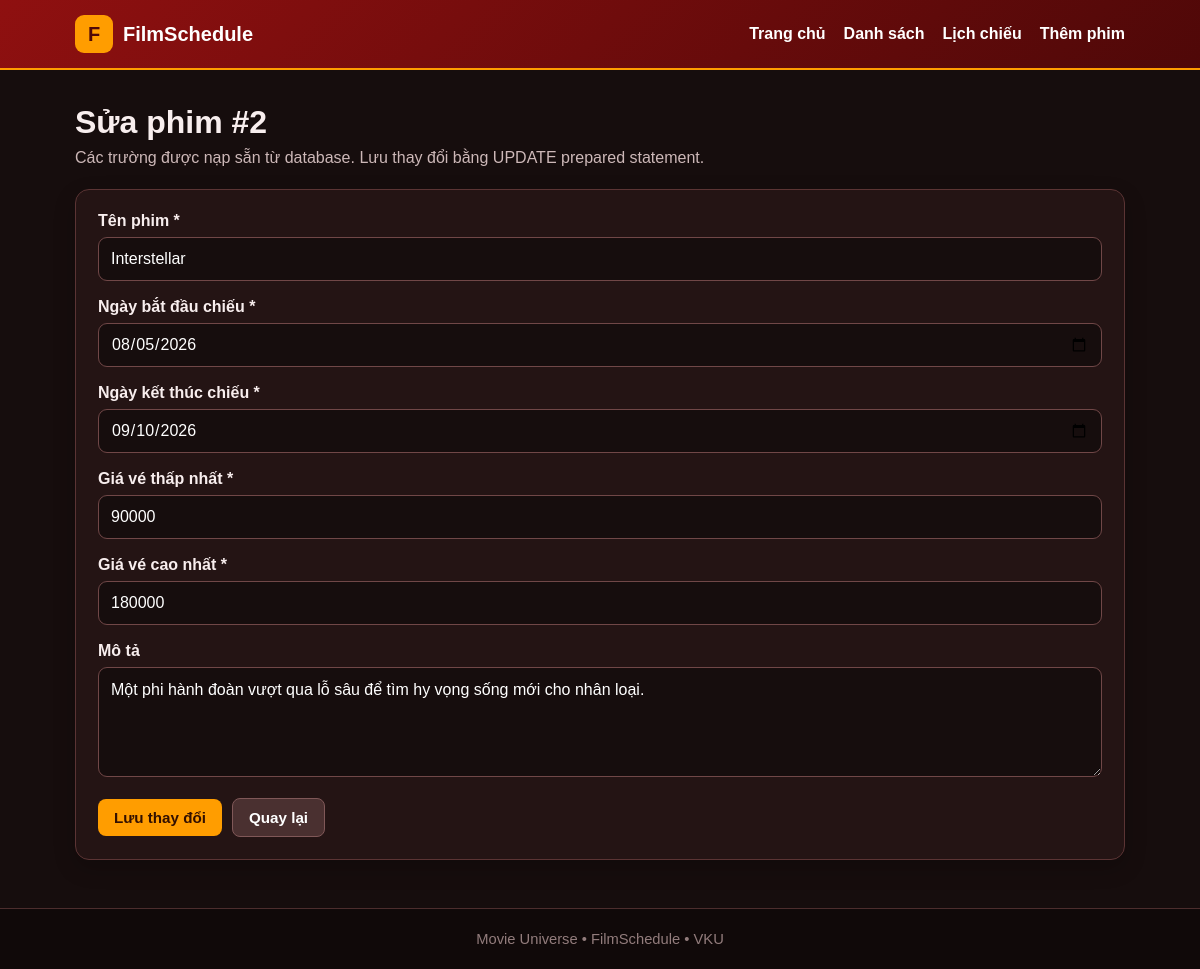
/edit-film.php?id=2, run on the app's committed database.
### tables this page shows
CREATE TABLE IF NOT EXISTS films (
 id INT UNSIGNED AUTO_INCREMENT PRIMARY KEY,
 name VARCHAR(200) NOT NULL,
 start_date DATE NOT NULL,
 end_date DATE NOT NULL,
 tickets INT UNSIGNED NOT NULL DEFAULT 0,
 min_price INT UNSIGNED NOT NULL,
 max_price INT UNSIGNED NOT NULL,
 poster VARCHAR(255) NOT NULL DEFAULT 'assets/posters/dune.jpg',
 summary TEXT NULL
);

### includes/functions.php (called while the page is built, shortened)
<?php
function e(string $value): string
{
    return htmlspecialchars($value, ENT_QUOTES, 'UTF-8');
}
?>

### edit-film.php (the view, shortened to what this page needs)
<?php
require_once __DIR__ . '/includes/functions.php';
require_once __DIR__ . '/config/database.php';
$id = (int)($_GET['id'] ?? $_POST['id'] ?? 0);
$stmt = $pdo->prepare('SELECT * FROM films WHERE id = :id');
$stmt->execute(['id' => $id]);
$film = $stmt->fetch();
$name = $film['name']; $start = $film['start_date']; $end = $film['end_date'];
$minPrice = (string)$film['min_price']; $maxPrice = (string)$film['max_price'];
$description = $film['summary'] ?? ''; $errors = [];
require __DIR__ . '/includes/header.php';
?>
<main class="main-container"><h1 class="page-heading">Sửa phim #<?= $id ?></h1>
<p class="page-subtitle">Các trường được nạp sẵn từ database. Lưu thay đổi bằng UPDATE prepared statement.</p>
<section class="form-card"><form method="POST" action="edit-film.php?id=<?= $id ?>">
<div class="form-group"><label for="name">Tên phim *</label><input class="form-control" id="name" name="name" value="<?= e($name) ?>" required></div>
<div class="form-group"><label for="start">Ngày bắt đầu chiếu *</label><input class="form-control" type="date" id="start" name="start" value="<?= e($start) ?>" required></div>
<div class="form-group"><label for="end">Ngày kết thúc chiếu *</label><input class="form-control" type="date" id="end" name="end" value="<?= e($end) ?>" required></div>
<div class="form-group"><label for="min_price">Giá vé thấp nhất *</label><input class="form-control" type="number" min="1" id="min_price" name="min_price" value="<?= e($minPrice) ?>" required></div>
<div class="form-group"><label for="max_price">Giá vé cao nhất *</label><input class="form-control" type="number" min="1" id="max_price" name="max_price" value="<?= e($maxPrice) ?>" required></div>
<div class="form-group"><label for="description">Mô tả</label><textarea class="form-control" id="description" name="description"><?= e($description) ?></textarea></div>
<div class="form-actions"><button class="btn" type="submit">Lưu thay đổi</button> <a class="btn btn-secondary" href="products.php">Quay lại</a></div>
</form></section></main>
<?php require __DIR__ . '/includes/footer.php'; ?>

### assets/css/style.css (style rules this page uses)
:root { --primary: #8f1010; --primary-dark: #4f0808; --accent: #ff9d00; --text: #241313; --muted: #7d6666; --border: #e5c9bd; --bg: #160d0d; --card: #241414; --success: #35c878; --danger: #ff5d5d }
*, *::before, *::after { box-sizing: border-box; }
body { margin: 0; font-family: Arial, Helvetica, sans-serif; color: #f8eeee; background: var(--bg) }
a { color: inherit }
.header-inner, .main-container, .footer-inner { width: min(1050px, calc(100% - 32px)); margin: 0 auto }
.main-container { padding: 34px 0 48px }
.page-heading { margin: 0 0 8px; font-size: 2rem }
.page-subtitle { margin: 0 0 22px; color: #cdb8b8 }
.form-control { width: 100%; min-height: 44px; padding: 10px 12px; border: 1px solid #704747; border-radius: 9px; font: inherit; background: #160d0d; color: #fff; font-size: 1rem }
button, input, select, textarea { font-family: Arial, Helvetica, sans-serif; }
.btn { display: inline-flex; align-items: center; justify-content: center; padding: 8px 16px; border: 0; border-radius: 8px; background: var(--accent); color: #321000; font-family: inherit; font-size: 0.95rem; font-weight: 700; line-height: 1.4; text-decoration: none; cursor: pointer; vertical-align: middle; }
.btn-secondary { background: #4a3030; color: #fff; border: 1px solid #805858; text-decoration: none }
.page-actions, .form-actions { display: flex; align-items: center; gap: 10px; flex-wrap: wrap; margin-top: 16px }
.form-card, .info-card { padding: 22px; border: 1px solid #5b3434; border-radius: 14px; background: var(--card); box-shadow: 0 8px 22px rgba(0, 0, 0, .2) }
.form-group { margin-bottom: 17px }
.form-group label { display: block; margin-bottom: 7px; font-weight: 700; color: #f8eeee }
.form-group textarea.form-control { min-height: 110px; resize: vertical; line-height: 1.5 }
html { scroll-behavior: smooth; }

### data on the page
films: name "Interstellar", start "08/05/2026", end "09/10/2026", min_price "90000", max_price "180000", description "Một phi hành đoàn vượt qua lỗ sâu để tìm hy vọng sống mới cho nhân loại."

### other printed values
$id "2"
